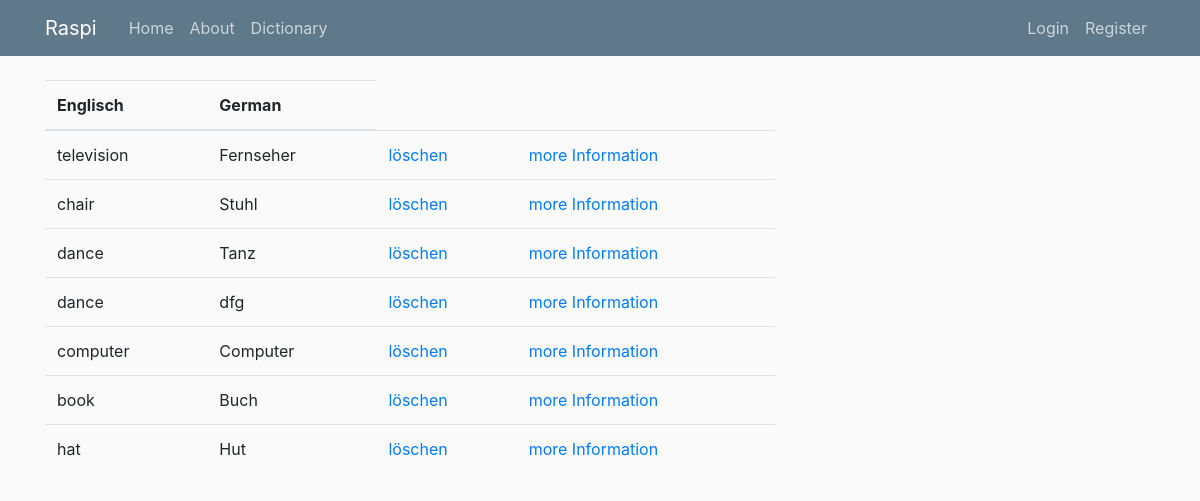
Before: /allwords with the older database file.
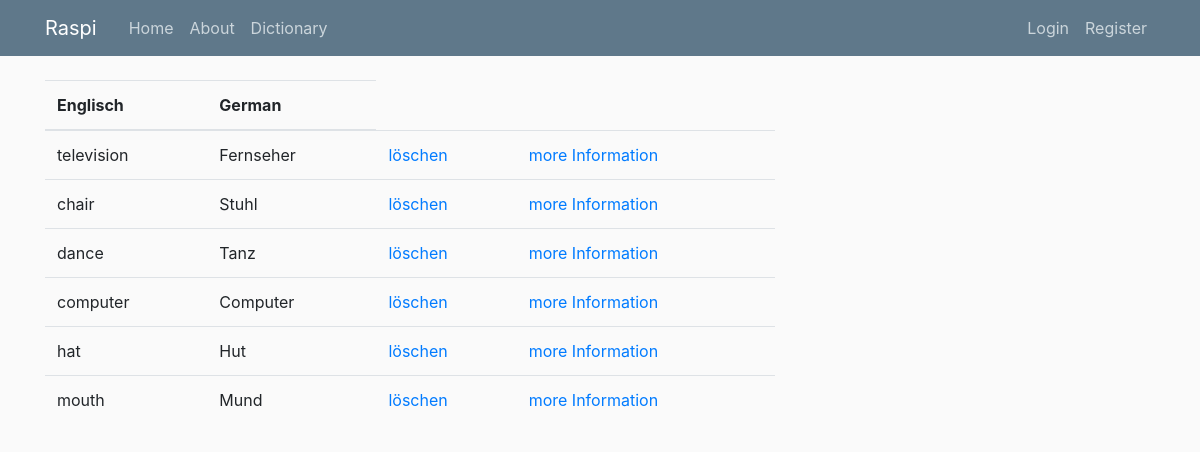
After: the same page with the newer database file.
### app/models.py (models this page shows, shortened)
class Dictionary(db.Model):
    id = db.Column(db.Integer, primary_key=True)
    engl = db.Column(db.String(120), unique=True, nullable=False)
    german = db.Column(db.String(120), unique=True, nullable=False)

### app/routes.py (the view)
@app.route('/allwords', methods=['GET', 'POST'])
def allwords():
    content = Dictionary.query.all()
    return render_template('allwords.html', content=content)

### app/templates/allwords.html
{% extends "base_layout.html" %}
{% import "bootstrap/wtf.html" as wtf%}
{% block content %}
<table class="table">
    <thead>
    <tr>
        <th scope="col">Englisch</th>
        <th scope="col">German</th>
    </tr>
    </thead>
    <tbody>
    {% for word in content %}
    <tr>
        <td>{{word.engl}}</td>
        <td>{{word.german}}</td>
        <td><a href="{{url_for('delete_word', word=word.engl)}}">löschen</a></td>
        <td> <a href="{{ 'https://dict.leo.org/englisch-deutsch/' + word.engl }}">more Information</a></td>
    </tr>
    {% endfor %}
    </tbody>
</table>
{% endblock %}

### app/templates/base_layout.html (shortened to what this page needs)
<!DOCTYPE html>
<html lang="en">
<head>
    <link rel="stylesheet" href="https://stackpath.bootstrapcdn.com/bootstrap/4.5.2/css/bootstrap.min.css"
>
    <link rel="stylesheet" type="text/css" href="{{ url_for('static', filename='main.css') }}">
</head>
<body>
<header class="site-header">
    <nav class="navbar navbar-expand-md navbar-dark bg-steel fixed-top">
        <div class="container">
            <a class="navbar-brand mr-4" href="/">Raspi</a>
            <div class="collapse navbar-collapse" id="navbarToggle">
                <div class="navbar-nav mr-auto">
                    <a class="nav-item nav-link" href="{{ url_for('index') }}">Home</a>
                    <a class="nav-item nav-link" href="{{ url_for('about') }}">About</a>
                    <a class="nav-item nav-link" href="{{ url_for('dictionary') }}">Dictionary</a>
                </div>
                <div class="navbar-nav">
                    {% if current_user.is_authenticated %}
                        <a class="nav-item nav-link" href="{{ url_for('logout') }}">Logout</a>
                    {% else %}
                        <a class="nav-item nav-link" href="{{ url_for('login') }}">Login</a>
                        <a class="nav-item nav-link" href="{{ url_for('register') }}">Register</a>
                    {% endif %}
                </div>
            </div>
        </div>
    </nav>
</header>
<main role="main" class="container">
    <div class="row">
        <div class="col-md-8">
            {% block content %}{% endblock %}
        </div>
    </div>
</main>
</body>
</html>

### app/static/main.css (style rules this page uses)
body { background: #fafafa; color: #333333; margin-top: 5rem; }
.bg-steel { background-color: #5f788a; }
.site-header .navbar-nav .nav-link { color: #cbd5db; }

Changed rows visible on the page:
removed Dictionary: engl "dance", german "dfg"
removed Dictionary: engl "book", german "Buch"
added Dictionary: engl "mouth", german "Mund"
